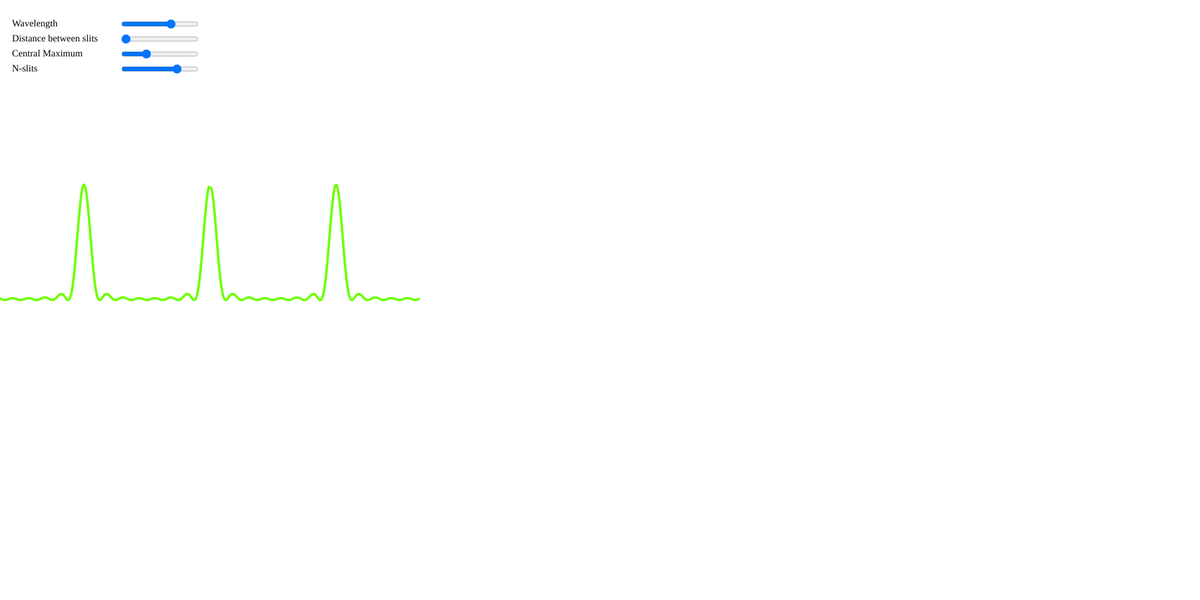
Frame 1 (no input)
Frame 60 (no input): identical to frame 1, image omitted
Frame 120 (the mouse pressed at the canvas centre since frame 60): identical to frame 1, image omitted

The p5.js sketch that drew this single still picture (run headless with seeded random() and noise() and a simulated clock; from frame 60 on, the mouse is pressed at the canvas centre):

// p5.js sketch
// ── sketch.js
var d = 0.0;
var l=0.0;
var y;
var theta=0.0;
var int0 = 0.0;
var x = 0.0 ;
var slider;
var N = 0;

function setup() {
createCanvas(2000, 1000);
noFill();

LightWavelength = createElement('z2', 'Wavelength');
LightWavelength.position(20, 30);
slider1 = createSlider(400,700,10);
slider1.value(600);
slider1.position(200, 30);

DistanceBTNSlits = createElement('z2', 'Distance between slits');
DistanceBTNSlits.position(20,55);
slider2 = createSlider(10000,10100,100);
slider2.position(200,55 );
slider2.value(1500);

CentralMaximum = createElement('z2', 'Central Maximum');
CentralMaximum.position(20, 80);
slider4 = createSlider(0,10,5);
slider4.position(200, 80);
slider4.value(3);

NSlits = createElement('z2','N-slits');
NSlits.position(20,105);
slider5 = createSlider(2,10,1);
slider5.position(200,105);
slider5.value(8);

 y = new Array(700);
}

function draw() {

background(255);
noFill();

l = slider1.value();
int0 = slider4.value();
d = slider2.value();
N = slider5.value();
calcPlot();
renderFunction();
}

function calcPlot(){
  for (var x= 0 ; x< y.length; x+=1){
    theta = map(x,0,y.length,-.1,.1)
    y[x] = int0*Math.pow(Math.sin(N*Math.PI*d*Math.sin(theta)/l),2)/(Math.pow(Math.sin(Math.PI*d*Math.sin(theta)/l),2))
    //constrain(y[x],0,200);
}
//constrain(y[x],0,200);
}
function renderFunction() {
push();
noFill();
strokeWeight(4);
hue = round(map(l,350,700,330,0));
c = color('hsb('+hue+', 100%, 100%)');
stroke(c)

beginShape();
for (var j = 0; j< y.length; j++){
  curveVertex(j,height/2-y[j])
}
endShape();
pop();
}
